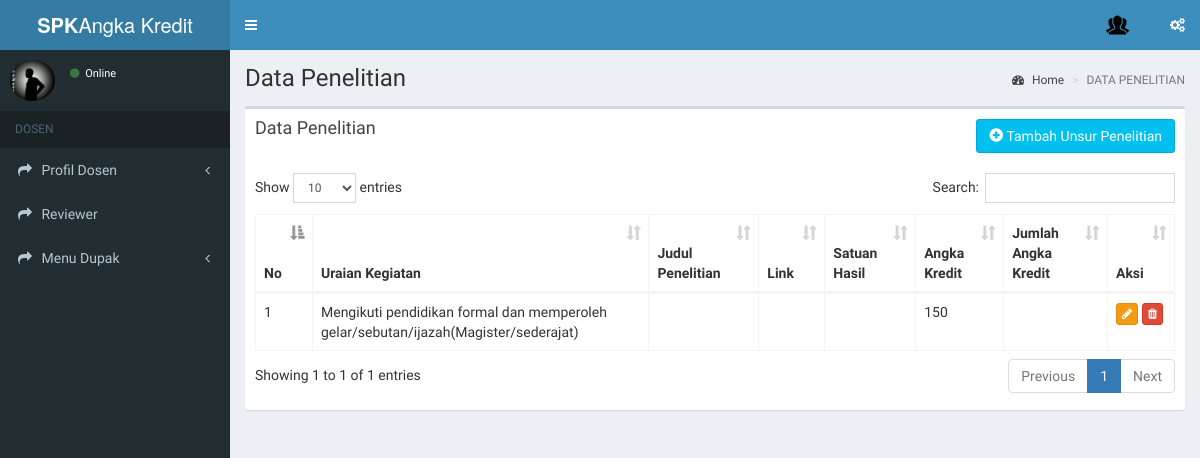
The app's page /index.php/dosen/penelitian, older data.
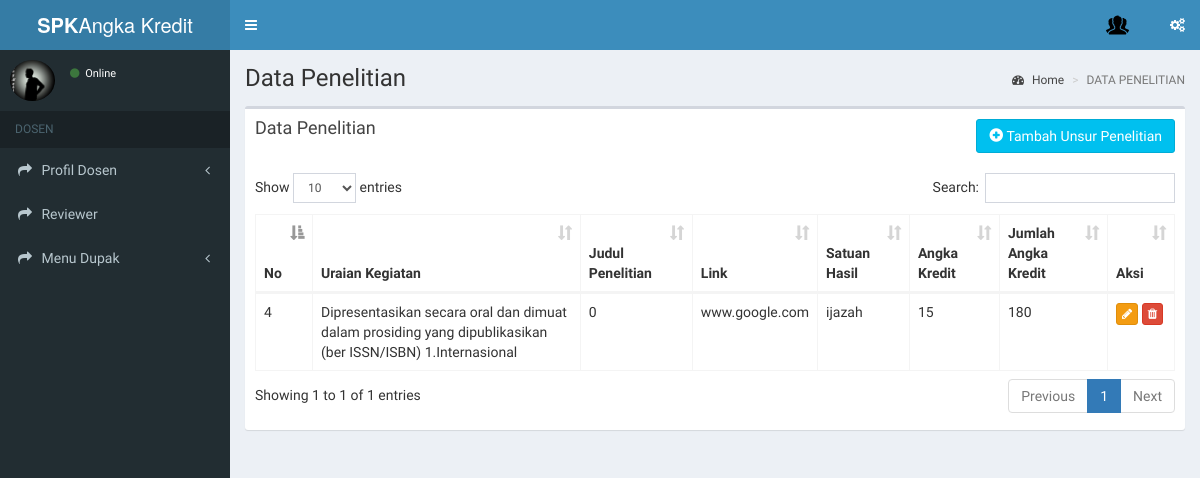
The same page, newer data.
### tables this page shows
CREATE TABLE `penelitian` (
  `id_penelitian` int(11) NOT NULL AUTO_INCREMENT,
  `id_dosen` int(11) DEFAULT NULL,
  `unsur` int(50) DEFAULT NULL,
  `sub` int(50) DEFAULT NULL,
  `uraian` int(50) DEFAULT NULL,
  `judul` varchar(100) DEFAULT NULL,
  `link` text,
  `satuan_hasil` varchar(100) DEFAULT NULL,
  `jumlah_volume` double DEFAULT NULL,
  `lampiran` text,
  `jumlah_ak` double DEFAULT NULL,
  PRIMARY KEY (`id_penelitian`),
  KEY `id_dosenpene` (`id_dosen`),
  KEY `fk_unsur3` (`unsur`),
  KEY `fk_sub3` (`sub`),
  KEY `fk_uraian3` (`uraian`),
  CONSTRAINT `fk_dosenpnl` FOREIGN KEY (`id_dosen`) REFERENCES `dosen` (`id_dosen`),
  CONSTRAINT `fk_sub3` FOREIGN KEY (`sub`) REFERENCES `sub_kegiatan` (`id_sub`),
  CONSTRAINT `fk_unsur3` FOREIGN KEY (`unsur`) REFERENCES `unsur_kegiatan` (`id_unsur`),
  CONSTRAINT `fk_uraian3` FOREIGN KEY (`uraian`) REFERENCES `uraian_kegiatan` (`id_uraian`)
);

CREATE TABLE `uraian_kegiatan` (
  `id_uraian` int(11) NOT NULL AUTO_INCREMENT,
  `id_sub` int(11) DEFAULT NULL,
  `nama_uraian` text,
  `angka_kredit` int(11) DEFAULT NULL,
  PRIMARY KEY (`id_uraian`),
  KEY `sub_uraian` (`id_sub`),
  CONSTRAINT `sb` FOREIGN KEY (`id_sub`) REFERENCES `sub_kegiatan` (`id_sub`)
);

### application/controllers/dosen/Penelitian.php (called while the page is built, shortened)
<?php defined('BASEPATH')OR exit('no direct script access allowed');
 class Penelitian extends CI_Controller
 {
     public function __construct()
     {
        $this->load->model('penelitian_model');
     }
     public function index()
     {
     	$data['penelitian']=$this->penelitian_model->get_penelitian();
		$this->load->view('atribut/header');
		$this->load->view('dosen/menudupak/datapenelitian',$data);
		$this->load->view('atribut/footer');
     }
 } ?>

### index.php (called while the page is built, shortened)
<?php
require_once BASEPATH.'core/CodeIgniter.php';

### application/models/Penelitian_model.php (called while the page is built, shortened)
<?php
class Penelitian_model extends CI_model
{
	public function get_penelitian(){
		$query =$this->db->query('SELECT * FROM penelitian JOIN unsur_kegiatan ON penelitian.`unsur`=unsur_kegiatan.`id_unsur` JOIN sub_kegiatan ON penelitian.`sub`=sub_kegiatan.`id_sub` JOIN `uraian_kegiatan` ON penelitian.`uraian`=`uraian_kegiatan`.`id_uraian` JOIN dosen ON penelitian.`id_dosen`=dosen.`id_dosen`');
		return $query->result_array();
	}
}

### application/views/dosen/menudupak/datapenelitian.php (the view, shortened to what this page needs)
<div class="content-wrapper">
   <section class="content-header">
     <h1>Data Penelitian</h1>
     <ol class="breadcrumb">
       <li><a href="#"><i class="fa fa-dashboard"></i> Home</a></li>
       <li class="active">DATA PENELITIAN</li>
     </ol>
   </section>
 <section class="content">
     <div class="row">
       <div class="col-xs-12">
         <div class="box">
           <div class="box-header">
             <h2 class="box-title">Data Penelitian <?php echo $this->session->userdata('username') ?></h2>
             <a href="<?php echo base_url('dosen/Penelitian/tambah') ?>" class="btn btn-info pull-right"><i class="glyphicon glyphicon-plus-sign"></i> Tambah Unsur Penelitian</a>
           </div>
           <div class="box-body">
             <div class="alert alert-success" style="display: none;"></div>
             <table id="tabelPenelitian" class="table table-bordered table-hover">
               <thead>
               <tr>
                 <th>No</th>
                 <th>Uraian Kegiatan</th>
                 <th>Judul Penelitian</th>
                 <th>Link</th>
                 <th>Satuan Hasil</th>
                 <th>Angka Kredit</th>
                 <th>Jumlah Angka Kredit</th>
                 <th>Aksi</th>
               </tr>
               </thead>
                <tbody>
                  <?php foreach ($penelitian as $pen):?>
               <tr>
                 <td><?php echo $pen['id_penelitian'] ?></td>
                 <td><?php echo $pen['nama_uraian'];?></td>
                 <td><?php echo $pen['judul'];?></td>
                 <td><?php echo $pen['link'];?></td>
                 <td><?php echo $pen['satuan_hasil'];?></td>
                 <td><?php echo $pen['angka_kredit'];?></td>
                 <td><?php echo $pen['jumlah_ak'];?></td>
                 <td>
                    <a href="<?php echo base_url('dosen/Penelitian/editPenelitian/').$pen['id_penelitian']?>" class="btn btn-warning btn-xs btn_edit_personil"><span class="fa fa-pencil"></span></a>
                   <a href="<?php echo base_url('dosen/Menudupak/deletePenelitian/').$pen['id_penelitian']?>" class="btn btn-danger btn-xs" onclick="return confirm('Yakin akan menghapus data?');"><span class="fa fa-trash"></span></a>
                 </td>
               </tr>
               <?php endforeach;?>
               </tbody>
               </table>
           </div>
         </div>
       </div>
     </div>
   </section>

### application/views/atribut/header.php (shortened to what this page needs)
<!DOCTYPE html>
<html>
<head>
  <link rel="stylesheet" href="<?php echo base_url('assets/bootstrap/css/bootstrap.min.css'); ?>">
  <link rel="stylesheet" href="https://cdnjs.cloudflare.com/ajax/libs/font-awesome/4.5.0/css/font-awesome.min.css">
  <link rel="stylesheet" href="https://cdnjs.cloudflare.com/ajax/libs/ionicons/2.0.1/css/ionicons.min.css">
  <link rel="stylesheet" href="<?php echo base_url('assets/dist/css/AdminLTE.min.css'); ?>">
  <link rel="stylesheet" href="<?php echo base_url('assets/dist/css/skins/_all-skins.min.css'); ?>">
  <link rel="stylesheet" href="<?php echo base_url('assets/plugins/datepicker/datepicker3.css') ?>">
  <link rel="stylesheet" type="text/css" href="<?php echo base_url('assets/plugins/datatables/dataTables.bootstrap.css') ?>">
</head>
<body class="hold-transition skin-blue sidebar-mini">
<div class="wrapper">
  <header class="main-header">
    <a href="" class="logo">
      <span class="logo-lg"><b>SPK</b>Angka Kredit</span>
    </a>
    <nav class="navbar navbar-static-top">
      <a href="#" class="sidebar-toggle" data-toggle="offcanvas" role="button">
      </a>
      <div class="navbar-custom-menu">
        <ul class="nav navbar-nav">
          <li class="dropdown user user-menu">
            <a href="#" class="dropdown-toggle" data-toggle="dropdown">
              <img src="<?php echo base_url('img/work.png'); ?>" class="user-image" alt="User Image">
            </a>
          </li>
          <li>
            <a href="#" data-toggle="control-sidebar"><i class="fa fa-gears"></i></a>
          </li>
        </ul>
      </div>
    </nav>
  </header>
  <aside class="main-sidebar">
    <section class="sidebar">
      <div class="user-panel">
        <div class="pull-left image">
          <img src="<?php echo base_url('img/logo.jpg'); ?>" class="img-circle" alt="User Image">
        </div>
        <div class="pull-left info">
          <a href="#"><i class="fa fa-circle text-success"></i> Online</a>
        </div>
      </div>
      <ul class="sidebar-menu">
        <li class="header">DOSEN</li>
        <li class="treeview">
          <a href="#">
            <i class="fa fa-share"></i> <span>Profil Dosen</span>
            <span class="pull-right-container">
              <i class="fa fa-angle-left pull-right"></i>
            </span>
          </a>
        </li>
        <li class="treeview">
          <a href="#">
            <i class="fa fa-share"></i> <span>Reviewer</span>
          </a>
        </li>
        <li class="treeview">
          <a href="#">
            <i class="fa fa-share"></i> <span>Menu Dupak</span>
            <span class="pull-right-container">
              <i class="fa fa-angle-left pull-right"></i>
            </span>
          </a>
        </li>
      </ul>
    </section>
  </aside>

### application/views/atribut/footer.php
</body>
</html>

Row changes from the older to the newer data that the page shows:
removed penelitian: id_penelitian "1", uraian.nama_uraian "Mengikuti pendidikan formal dan memperoleh gelar/sebutan/ijazah(Magister/sederajat)", uraian.angka_kredit "150"
added penelitian: id_penelitian "4", uraian.nama_uraian "Dipresentasikan secara oral dan dimuat dalam prosiding yang dipublikasikan (ber ISSN/ISBN) 1.Internasional", judul "0", link "www.google.com", satuan_hasil "ijazah", uraian.angka_kredit "15", jumlah_ak "180"
